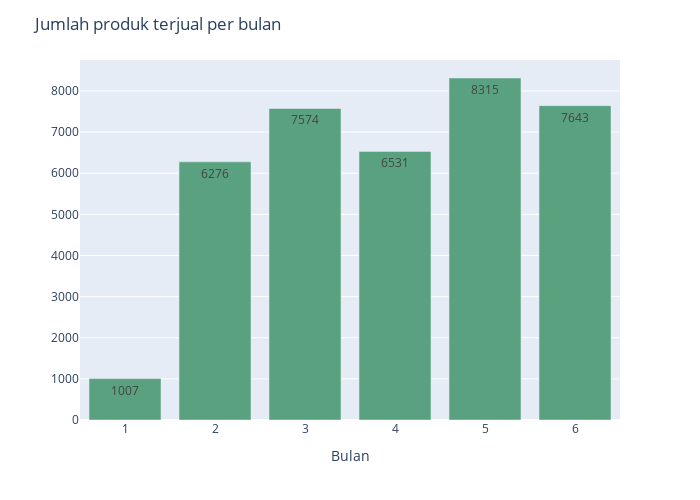

Write notebook code for a chart like this one.
### Markdown cell above
Terlihat tren kenaikan jumlah pelanggan aktif dari bulan pertama hingga keenam.

Berikut adalah distribusi jumlah produk terjual untuk tiap bulan:

### Code cell
lihat2 = df[df.event_type=='purchase'].groupby('month')[['product_id']].count().reset_index()
fig2 = px.bar(lihat2,x='month',y='product_id',height=500,width=700, text_auto=True)
fig2.update_traces(marker_color='#5aa17f')
fig2.update_layout(xaxis_title='Bulan',title='Jumlah produk terjual per bulan', yaxis_title=' ')
fig2.show()

### Figure 1 — Plotly figure (JSON) as saved in the notebook; plotly's stock layout.template omitted (floating-point values rounded to 4 significant figures)
{"data": [{"alignmentgroup": "True", "hovertemplate": "month=%{x}<br>product_id=%{y}<extra></extra>", "legendgroup": "", "marker": {"color": "#5aa17f", "pattern": {"shape": ""}}, "name": "", "offsetgroup": "", "orientation": "v", "showlegend": false, "textposition": "auto", "texttemplate": "%{y}", "type": "bar", "x": [1, 2, 3, 4, 5, 6], "xaxis": "x", "y": [1007, 6276, 7574, 6531, 8315, 7643], "yaxis": "y"}], "layout": {"barmode": "relative", "height": 500, "legend": {"tracegroupgap": 0}, "margin": {"t": 60}, "title": {"text": "Jumlah produk terjual per bulan"}, "width": 700, "xaxis": {"anchor": "y", "domain": [0, 1], "title": {"text": "Bulan"}}, "yaxis": {"anchor": "x", "domain": [0, 1], "title": {"text": " "}}}}
